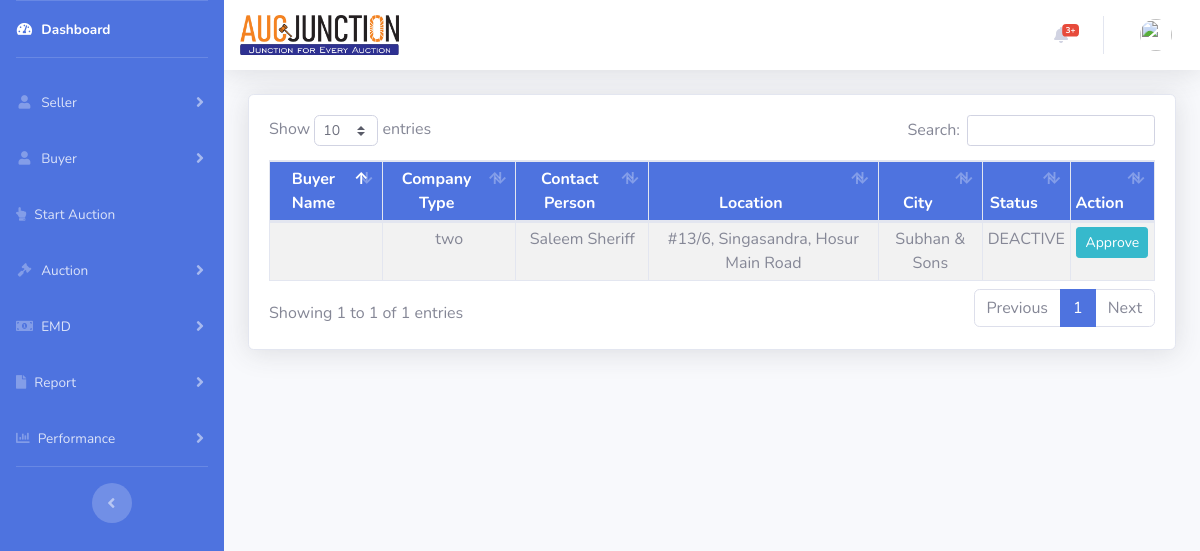
The page /index.php/admin_buyerapproval on the database as committed earlier.
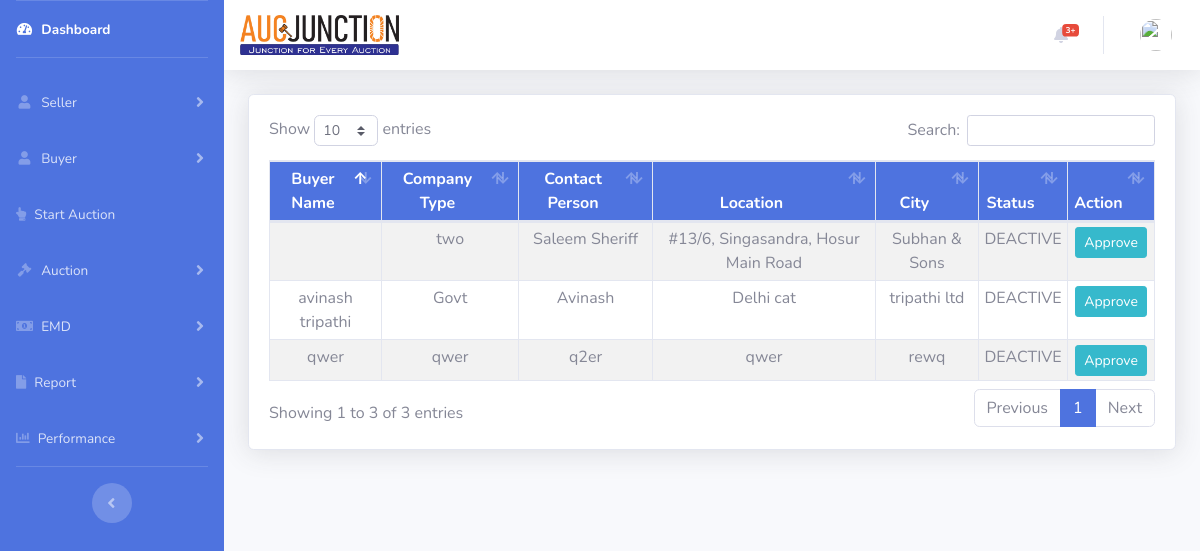
The same page on the database as committed later.
### tables this page shows
CREATE TABLE `buyerprofile` (
  `id` int(11) NOT NULL,
  `bname` varchar(50) DEFAULT NULL,
  `bcompany` varchar(100) DEFAULT NULL,
  `bcomptype` varchar(100) DEFAULT NULL,
  `bbuyertype` varchar(100) DEFAULT NULL,
  `bbuyerlocation` varchar(100) DEFAULT NULL,
  `bcontactperson` varchar(50) DEFAULT NULL,
  `bdesignation` varchar(200) DEFAULT NULL,
  `bagreement` tinyint(1) DEFAULT NULL,
  `bagreementdate` date DEFAULT NULL,
  `bterms_condi` tinyint(1) DEFAULT NULL,
  `bcin` varchar(225) DEFAULT NULL,
  `baddress` varchar(225) DEFAULT NULL,
  `bcity` varchar(50) DEFAULT NULL,
  `bpin` int(11) DEFAULT NULL,
  `bstate` varchar(50) DEFAULT NULL,
  `bcountry` varchar(11) DEFAULT NULL,
  `bemail` varchar(100) DEFAULT NULL,
  `bphone` varchar(20) DEFAULT NULL,
  `bpan` varchar(11) DEFAULT NULL,
  `busername` varchar(50) DEFAULT NULL,
  `bpassword` varchar(200) DEFAULT NULL,
  `boldpassword` varchar(200) DEFAULT NULL,
  `bnewpassword` varchar(200) DEFAULT NULL,
  `bconfirmpassword` varchar(200) DEFAULT NULL,
  `bgst` varchar(11) DEFAULT NULL,
  `bpcb` varchar(225) DEFAULT NULL,
  `bcapcha` varchar(50) DEFAULT NULL,
  `bbankname` varchar(50) DEFAULT NULL,
  `baccountnumber` varchar(200) DEFAULT NULL,
  `bbranch` varchar(50) DEFAULT NULL,
  `bifsccode` varchar(50) DEFAULT NULL,
  `buploadimagepic` varchar(200) DEFAULT NULL,
  `bsigneddocument` varchar(200) DEFAULT NULL,
  `bemd` tinyint(1) DEFAULT NULL,
  `adaction` tinyint(1) NOT NULL
);

### application/controllers/Admin_buyerapproval.php (called while the page is built, shortened)
<?php
class Admin_buyerapproval extends CI_Controller {
	public function index()
	{
		$this->load->helper(array('url','html'));
		$this->load->model('Admin_model');
		$adaction = array('adaction'=>false);
		$query = $this->Admin_model->getdatafromtable('buyerprofile', $adaction);
		$adac['activestat']= $query;
		$this->load->library('session');
		$sess = array('sessi'=>$this->session->userdata('username'));
		$this->load->view('admin/header',$sess);
		$this->load->view('admin/buyerapproval',$adac);
		$this->load->view('admin/footer');
	}
}

### index.php (called while the page is built, shortened)
<?php
require_once BASEPATH.'core/CodeIgniter.php';
?>

### application/models/Admin_model.php (called while the page is built, shortened)
<?php
   class Admin_model extends CI_Model {
		public function getdatafromtable($table, $data) {
			 $query = $this->db->get_where($table, $data);
			 return $query->result();
		}
   }
?>

### application/views/admin/buyerapproval.php (the view, shortened to what this page needs)
        <div class="container-fluid">
          <div class="row">
			<div class="col-xl-12 col-lg-7">
          <div class="card shadow mb-4">
            <div class="card-body">
              <div class="table-responsive">
		<table class="table table-striped table-bordered table-sm text-center mt-5" id="dataTable" width="100%" cellspacing="0">
				<thead class="bg-primary text-white">
				<tr>
					<th>Buyer Name</th>
					<th>Company Type</th>
					<th>Contact Person</th>
					<th>Location</th>
					<th>City</th>
					<th>Status</th>
					<th>Action</th>
				</tr>
				</thead>
			<tbody>
				<?php foreach($activestat as $activesta){?>
				<tr>
					<td><?php echo $activesta->bname; ?></td>
					<td><?php echo $activesta->bcomptype; ?></td>
					<td><?php echo $activesta->bcontactperson; ?></td>
					<td><?php echo $activesta->baddress; ?></td>
					<td><?php echo $activesta->bcompany; ?></td>
					<td><?php echo "DEACTIVE";?></td>
					<td><button type="submit" name="submit" id="<?php echo $activesta->bcompany;?>" onclick="buyer_set_deactive(this.id)" class="btn btn-info btn-sm">Approve</button></td>
				</tr>
				<?php }?>
				</tbody>
		 </table>
		</div>
		</div>
		</div>
		</div>
		</div>
    </div>
  </div>
</body>
</html>

Rows that differ between the two databases and show on the page:
added buyerprofile: bname "avinash tripathi", bcomptype "Govt", bcontactperson "Avinash", baddress "Delhi cat", bcompany "tripathi ltd"
added buyerprofile: bname "qwer", bcomptype "qwer", bcontactperson "q2er", baddress "qwer", bcompany "rewq"
Other text that changed with them:
text written by a page script: "Show entries Search: Showing 1 to 1 of 1 entries Previous 1 Next" → "Show entries Search: Showing 1 to 3 of 3 entries Previous 1 Next"
